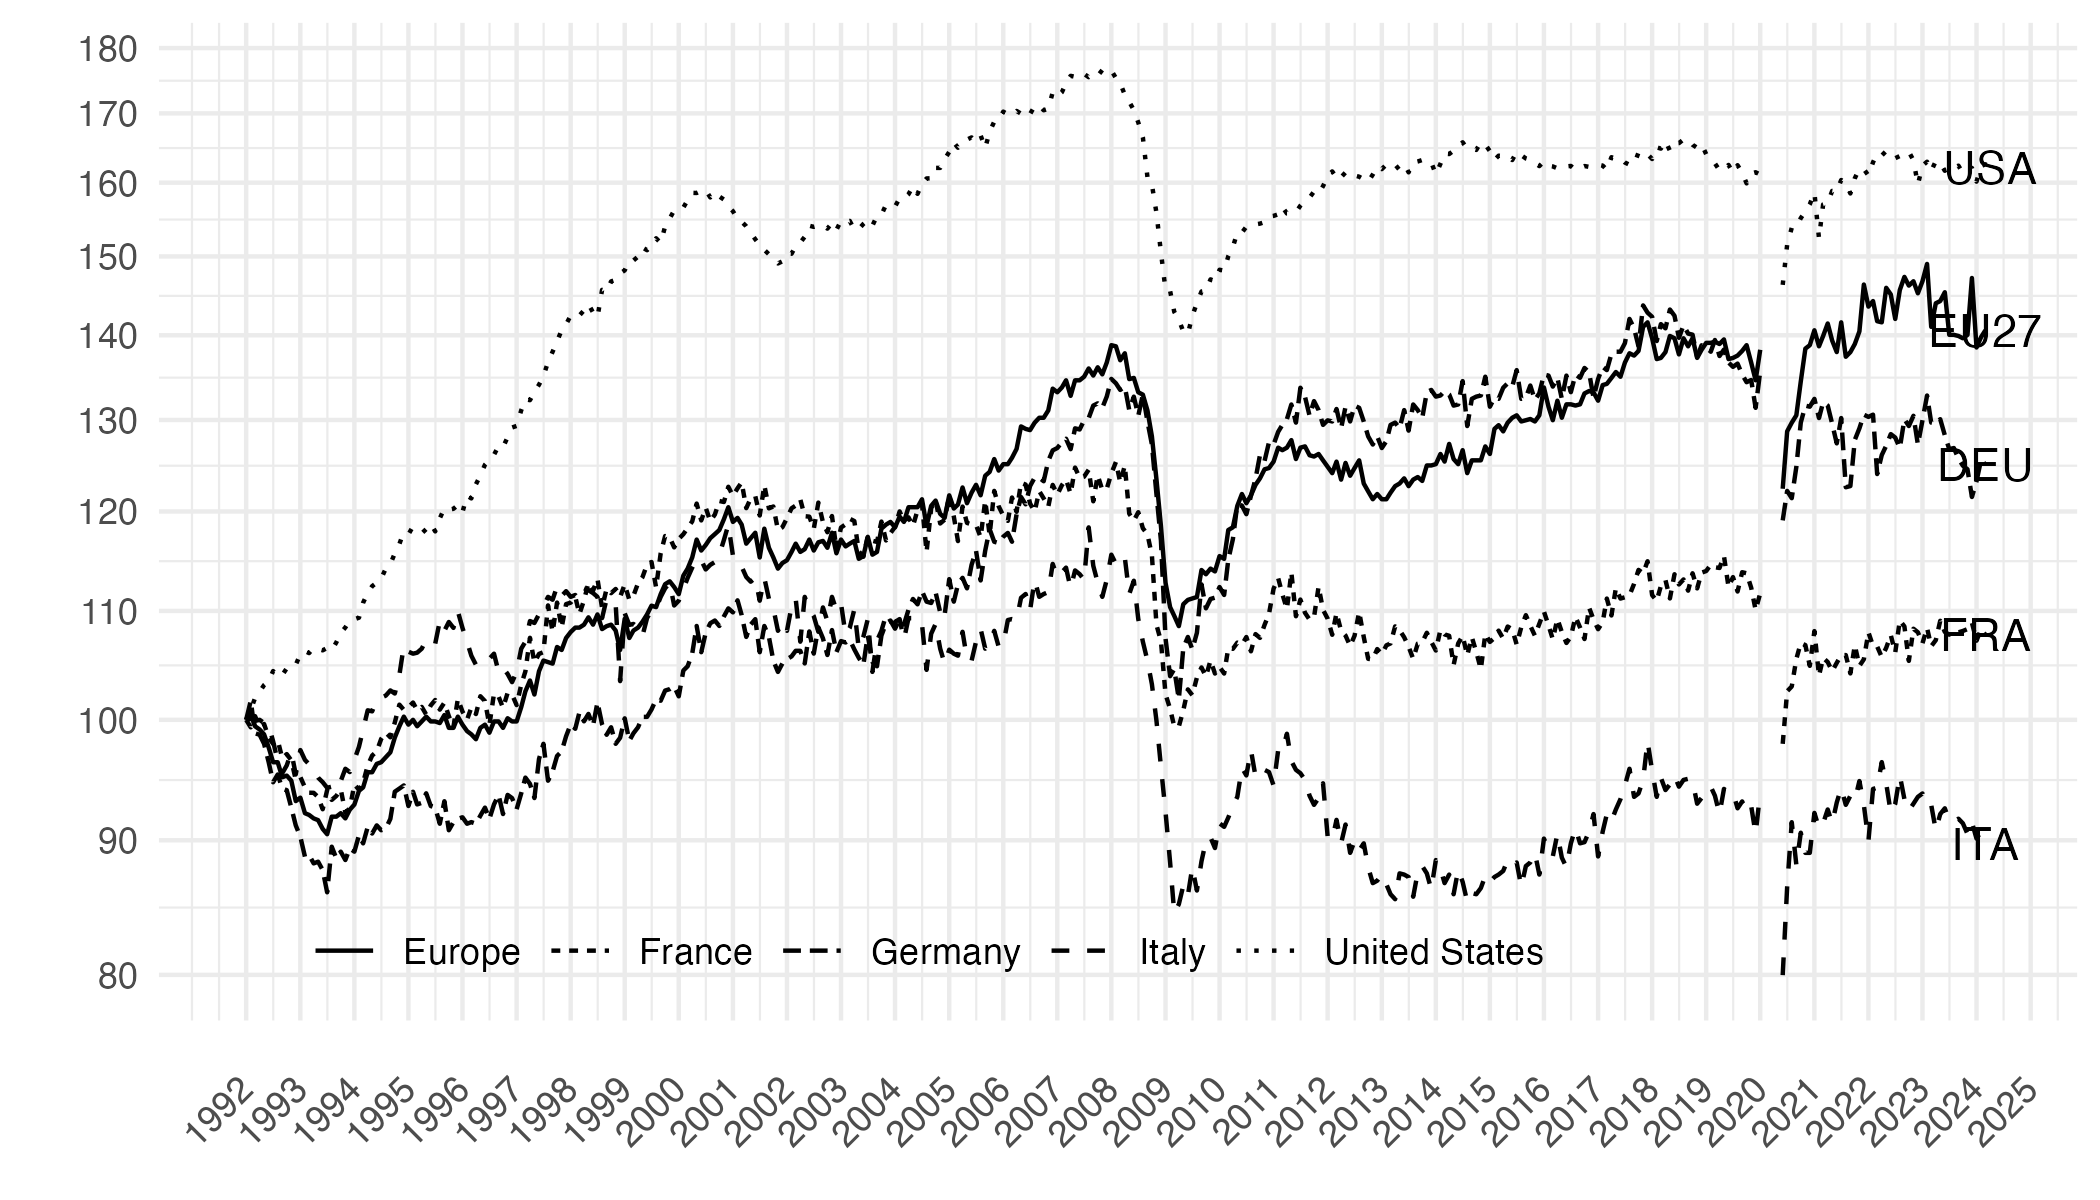

Source code (R):
rm(list = ls())
library(tidyverse)
library(scales)
source("~/iCloud/website/code/R-markdown/init_min.R")
load_data("oecd/INDSERV.RData")
load_data("oecd/INDSERV_var.RData")
metadata_load_fr <- function(code, CL_code, data = INDSERV_var){
  assign(code, as.data.frame(data@codelists, codelistId = CL_code) %>%
           select(id, label.fr) %>%
           setNames(c(code, stringr::str_to_title(code))),
         envir = .GlobalEnv)
}
metadata_load <- function(code, CL_code, data = INDSERV_var){
  assign(code, as.data.frame(data@codelists, codelistId = CL_code) %>%
           select(id, label.en) %>%
           setNames(c(code, stringr::str_to_title(code))),
         envir = .GlobalEnv)
}

metadata_load("REF_AREA", "CL_AREA")

figure2_data <- INDSERV %>%
  filter(MEASURE == "PRVM",
         ACTIVITY == "C",
         FREQ == "M",
         ADJUSTMENT == "Y",
         REF_AREA %in% c("USA", "EU27_2020", "ITA", "FRA", "DEU")) %>%
  left_join(REF_AREA, by = "REF_AREA") %>%
  mutate(date = paste0(obsTime, "-01") %>% as.Date) %>%
  select(-obsTime) %>%
  select(date, everything()) %>%
  filter(date >= as.Date("1992-01-01")) %>%
  mutate(obsValue = ifelse(year(date) == 2020 & month(date) %in% 2:5, NA, obsValue)) %>%
  group_by(Ref_area) %>%
  arrange(date) %>%
  mutate(obsValue = 100*obsValue/obsValue[1]) %>%
  ungroup %>%
  mutate(Ref_area = ifelse(REF_AREA == "EU27_2020", "Europe", Ref_area)) %>%
  mutate(REF_AREA = ifelse(REF_AREA == "EU27_2020", "EU27", REF_AREA)) %>%
  select(Ref_area, REF_AREA, date, obsValue)


write_csv2(figure2_data, file = "figure2.csv")

figure2 <- figure2_data %>%
  ggplot(.) + geom_line(aes(x = date, y = obsValue, linetype = Ref_area)) +
  theme_minimal() + xlab("") + ylab("") +
  scale_x_date(breaks = c(seq(1992, 2100, 1)) %>% paste0("-01-01") %>% as.Date,
               labels = date_format("%Y")) +
  scale_y_log10(breaks = seq(-10, 300, 10),
                labels = dollar_format(accuracy = 1, prefix = "")) +
  theme(legend.title = element_blank(),
        legend.position = c(0.4, 0.07),
        axis.text.x = element_text(angle = 45, vjust = 0.5, hjust=1),
        legend.direction = "horizontal") +
  geom_text(data = . %>% group_by(Ref_area) %>% filter(date == max(date)),
            aes(x = date, y = obsValue, label = REF_AREA))
        


figure2
save(figure2, file = "figure2.RData")
ggsave(figure2, file = "figure2.pdf", bg = "white", width = 7, height = 4)
ggsave(figure2, file = "figure2.png", bg = "white", width = 7, height = 4)
ggsave(figure2, file = "figure2.svg", bg = "white", width = 7, height = 4)
